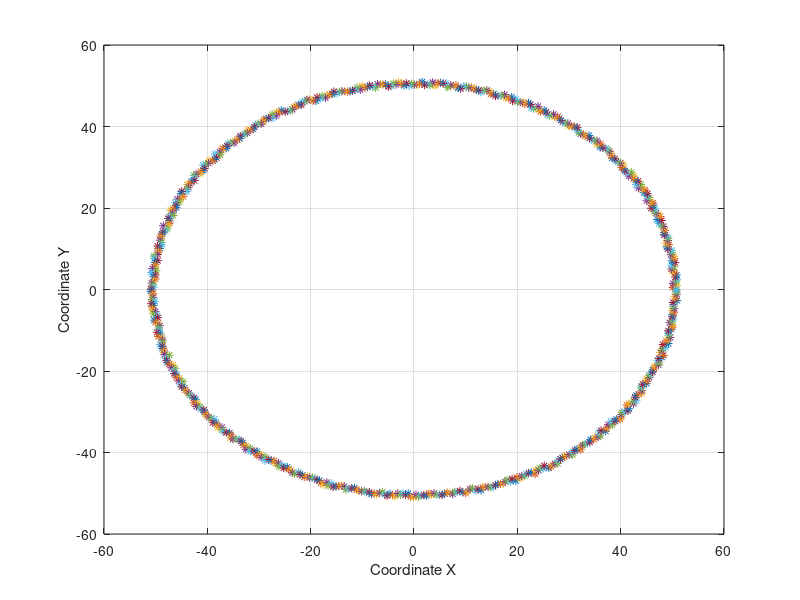
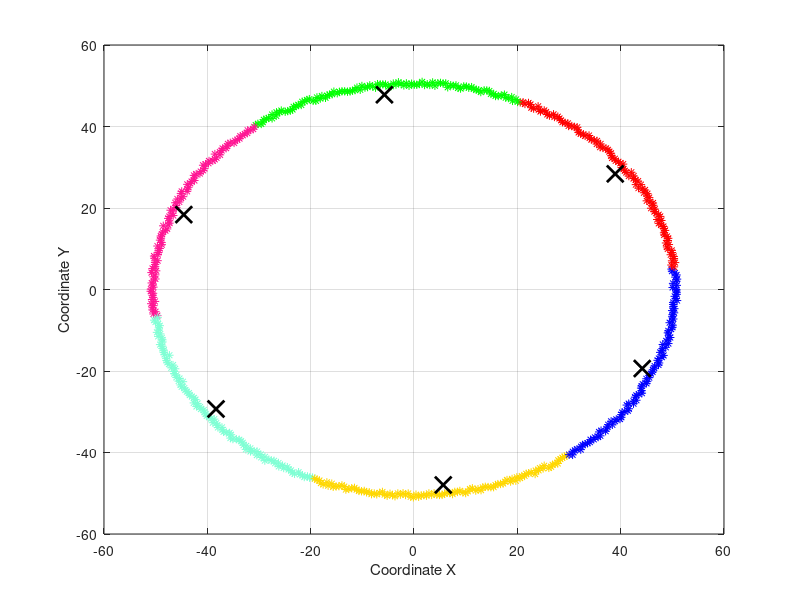

These figures' MATLAB source, in order:
clear all
close all
clc

x_0 = 0;
y_0 = 0;
X = [];

for alpha = 0:0.01:2*pi
    r = rand + 50;

    x = x_0 + (r * cos(alpha));
    y = y_0 + (r * sin(alpha));

    r1 = rand * 10 + 150;
    X = [X; [x y]];
end


figure(1)
grid on;
hold on;
box on;
xlabel('Coordinate X');
ylabel('Coordinate Y');

for i = 1 : size(X, 1)
    plot(X(i, 1), X(i, 2),'*');
end

Q1 = X;

k = 6; % Tutaj można zmieniać ilość klastrów
[idx, C, sumd, D] = kmeans(Q1, k);
clust_number = idx;
centers_coordinate = C;

figure(2)
grid on;
hold on;
box on;
xlabel('Coordinate X');
ylabel('Coordinate Y');

for i = 1:size(X, 1)
    if clust_number(i) == 1
        plot(X(i, 1), X(i, 2), 'r*');
    elseif clust_number(i) == 2
        plot(X(i, 1), X(i, 2), 'g*');
    elseif clust_number(i) == 3
        plot(X(i, 1), X(i, 2), 'b*');
    elseif clust_number(i) == 4
        plot(X(i, 1), X(i, 2), '*', 'Color', '#FF1493');
    elseif clust_number(i) == 5
        plot(X(i, 1), X(i, 2), '*', 'Color', '#FFD700');
    elseif clust_number(i) == 6
        plot(X(i, 1), X(i, 2), '*', 'Color', '#7FFFD4');
    end
end

for i = 1:size(C, 1)
    plot(C(i,1), C(i,2), 'xk', 'MarkerSize', 12, 'LineWidth', 2);
end